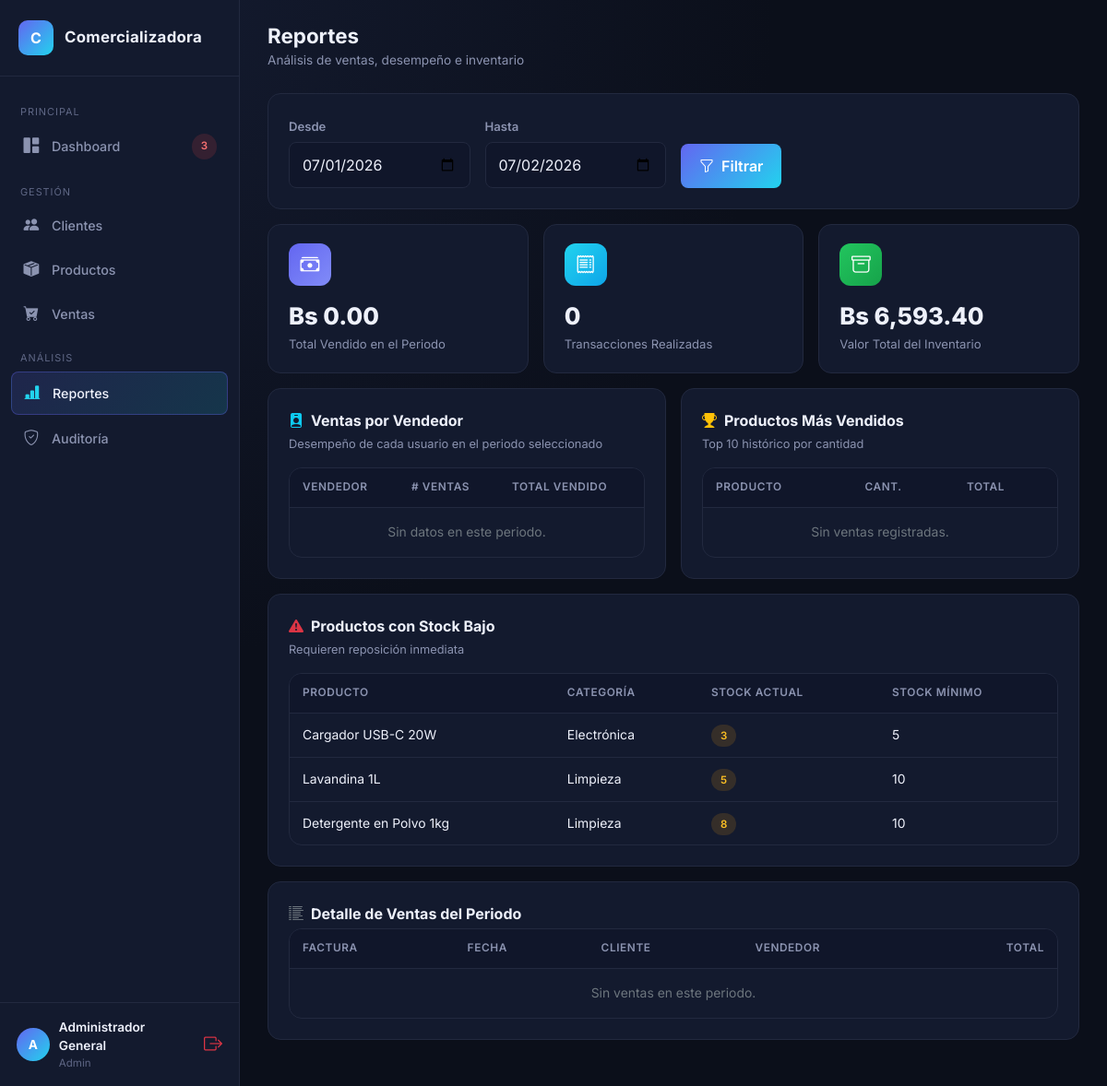
Page /reportes (signed in) on the committed database.
### tables this page shows
CREATE TABLE productos (
    id INT AUTO_INCREMENT PRIMARY KEY,
    codigo VARCHAR(30) NOT NULL UNIQUE,
    nombre VARCHAR(150) NOT NULL,
    descripcion VARCHAR(255) NULL,
    categoria_id INT NULL,
    precio_compra DECIMAL(10,2) NOT NULL DEFAULT 0,
    precio_venta DECIMAL(10,2) NOT NULL DEFAULT 0,
    stock INT NOT NULL DEFAULT 0,
    stock_minimo INT NOT NULL DEFAULT 10,
    imagen VARCHAR(255) NULL,
    estado TINYINT(1) NOT NULL DEFAULT 1,
    created_at DATETIME DEFAULT CURRENT_TIMESTAMP,
    updated_at DATETIME DEFAULT CURRENT_TIMESTAMP ON UPDATE CURRENT_TIMESTAMP,
    FOREIGN KEY (categoria_id) REFERENCES categorias(id) ON DELETE SET NULL
);

CREATE TABLE categorias (
    id INT AUTO_INCREMENT PRIMARY KEY,
    nombre VARCHAR(80) NOT NULL,
    descripcion VARCHAR(255) NULL
);

### app/controllers/ReportesController.php (called while the page is built, shortened)
<?php
class ReportesController extends Controller
{
    public function index()
    {
        $ventaModel = $this->model('Venta');
        $productoModel = $this->model('Producto');
        $desde = $_GET['desde'] ?? date('Y-m-01');
        $hasta = $_GET['hasta'] ?? date('Y-m-d');
        $data = [
            'desde'            => $desde,
            'hasta'            => $hasta,
            'ventasRango'      => $ventaModel->ventasPorRango($desde, $hasta),
            'ventasPorVendedor'=> $ventaModel->ventasPorVendedor($desde, $hasta),
            'masVendidos'      => $ventaModel->productosMasVendidos(10),
            'stockBajo'        => $productoModel->stockBajo(),
            'valorInventario'  => $productoModel->valorInventario(),
        ];
        $data['totalPeriodo'] = array_sum(array_column($data['ventasRango'], 'total'));
        $this->view('reportes/index', $data);
    }
}

### app/core/App.php (called while the page is built, shortened)
<?php
class App
{
    protected $method = 'index';
    public function __construct()
    {
        $url = $this->parseUrl();
        if (isset($url[0]) && $url[0] !== '') {
            $controllerName = ucfirst(strtolower($url[0])) . 'Controller';
            if (file_exists(APP_PATH . '/controllers/' . $controllerName . '.php')) {
                unset($url[0]);
            } else {
                $this->controller = 'ErrorController';
            }
        }
        $this->controller = new $this->controller();
        $this->params = $url ? array_values($url) : [];
        call_user_func_array([$this->controller, $this->method], $this->params);
    }
    private function parseUrl(): array
    {
        if (isset($_GET['url'])) {
            $url = trim($_GET['url'], '/');
            $url = preg_replace('/[^a-zA-Z0-9\/_\-]/', '', $url);
            return $url === '' ? [] : explode('/', $url);
        }
        return [];
    }
}

### index.php (called while the page is built, shortened)
<?php
require_once APP_PATH . '/config/Database.php';
require_once APP_PATH . '/core/Model.php';
require_once APP_PATH . '/core/Controller.php';
require_once APP_PATH . '/core/App.php';
$app = new App();

### app/core/Model.php (called while the page is built, shortened)
<?php
class Model
{
    public function __construct()
    {
        $this->db = Database::getConnection();
    }
}

### app/config/Database.php (called while the page is built)
<?php
class Database
{
    private static $host   = 'localhost';
    private static $dbname = 'comercializadora';
    private static $user   = 'root';
    private static $pass   = '';
    private static ?PDO $connection = null;
    public static function getConnection(): PDO
    {
        if (self::$connection === null) {
            try {
                $dsn = 'mysql:host=' . self::$host . ';dbname=' . self::$dbname . ';charset=utf8mb4';
                self::$connection = new PDO($dsn, self::$user, self::$pass, [
                    PDO::ATTR_ERRMODE            => PDO::ERRMODE_EXCEPTION,
                    PDO::ATTR_DEFAULT_FETCH_MODE  => PDO::FETCH_ASSOC,
                    PDO::ATTR_EMULATE_PREPARES    => false,
                ]);
            } catch (PDOException $e) {
                die('Error de conexión a la base de datos: ' . $e->getMessage());
            }
        }
        return self::$connection;
    }
}

### app/models/Producto.php (called while the page is built, shortened)
<?php
class Producto extends Model
{
    public function stockBajo()
    {
        $stmt = $this->db->query("SELECT p.*, c.nombre AS categoria_nombre
            FROM productos p LEFT JOIN categorias c ON c.id = p.categoria_id
            WHERE p.estado = 1 AND p.stock <= p.stock_minimo
            ORDER BY p.stock ASC");
        return $stmt->fetchAll();
    }
}

### app/models/Venta.php (called while the page is built, shortened)
<?php
class Venta extends Model
{
    public function ventasPorVendedor(?string $desde = null, ?string $hasta = null)
    {
        $sql = "SELECT u.nombre AS vendedor, COUNT(v.id) AS num_ventas, COALESCE(SUM(v.total),0) AS total_vendido
                FROM ventas v JOIN usuarios u ON u.id = v.usuario_id
                WHERE v.estado = 'completada'";
        $params = [];
        if ($desde) { $sql .= " AND v.fecha >= ?"; $params[] = $desde . ' 00:00:00'; }
        if ($hasta) { $sql .= " AND v.fecha <= ?"; $params[] = $hasta . ' 23:59:59'; }
        $sql .= " GROUP BY u.id ORDER BY total_vendido DESC";
        $stmt = $this->db->prepare($sql);
        $stmt->execute($params);
        return $stmt->fetchAll();
    }
    public function productosMasVendidos(int $limite = 10)
    {
        $sql = "SELECT p.nombre, p.imagen, SUM(vd.cantidad) AS cantidad_vendida, SUM(vd.subtotal) AS total_generado
                FROM venta_detalle vd
                JOIN productos p ON p.id = vd.producto_id
                JOIN ventas v ON v.id = vd.venta_id
                WHERE v.estado = 'completada'
                GROUP BY p.id ORDER BY cantidad_vendida DESC LIMIT $limite";
        return $this->db->query($sql)->fetchAll();
    }
    public function ventasPorRango(string $desde, string $hasta)
    {
        $stmt = $this->db->prepare("SELECT v.*, u.nombre AS vendedor_nombre,
                COALESCE(c.nombre, 'Consumidor Final') AS cliente_nombre
            FROM ventas v
            JOIN usuarios u ON u.id = v.usuario_id
            LEFT JOIN clientes c ON c.id = v.cliente_id
            WHERE v.fecha BETWEEN ? AND ?
            ORDER BY v.fecha DESC");
        $stmt->execute([$desde . ' 00:00:00', $hasta . ' 23:59:59']);
        return $stmt->fetchAll();
    }
}

### app/views/reportes/index.php (the view)
<div class="topbar">
    <div>
        <h2>Reportes</h2>
        <div class="breadcrumb-sub">Análisis de ventas, desempeño e inventario</div>
    </div>
</div>
<div class="card-panel mb-3">
    <form method="GET" class="row g-3 align-items-end">
        <div class="col-md-3">
            <label class="form-label">Desde</label>
            <input type="date" name="desde" class="form-control form-control-dark" value="<?= htmlspecialchars($desde) ?>">
        </div>
        <div class="col-md-3">
            <label class="form-label">Hasta</label>
            <input type="date" name="hasta" class="form-control form-control-dark" value="<?= htmlspecialchars($hasta) ?>">
        </div>
        <div class="col-md-3">
            <button type="submit" class="btn btn-gradient"><i class="bi bi-funnel me-1"></i> Filtrar</button>
        </div>
    </form>
</div>
<div class="row g-3 mb-3">
    <div class="col-md-4">
        <div class="stat-card">
            <div class="stat-icon icon-indigo"><i class="bi bi-cash-stack"></i></div>
            <div class="stat-value">Bs <?= number_format($totalPeriodo, 2) ?></div>
            <div class="stat-label">Total Vendido en el Periodo</div>
        </div>
    </div>
    <div class="col-md-4">
        <div class="stat-card">
            <div class="stat-icon icon-cyan"><i class="bi bi-receipt"></i></div>
            <div class="stat-value"><?= count($ventasRango) ?></div>
            <div class="stat-label">Transacciones Realizadas</div>
        </div>
    </div>
    <div class="col-md-4">
        <div class="stat-card">
            <div class="stat-icon icon-green"><i class="bi bi-archive"></i></div>
            <div class="stat-value">Bs <?= number_format($valorInventario, 2) ?></div>
            <div class="stat-label">Valor Total del Inventario</div>
        </div>
    </div>
</div>
<div class="row g-3 mb-3">
    <div class="col-lg-6">
        <div class="card-panel h-100">
            <div class="panel-title"><i class="bi bi-person-badge-fill text-info"></i> Ventas por Vendedor</div>
            <div class="panel-sub">Desempeño de cada usuario en el periodo seleccionado</div>
            <div class="table-responsive-wrap">
                <table class="table-dark-custom mb-0">
                    <thead><tr><th>Vendedor</th><th># Ventas</th><th>Total Vendido</th></tr></thead>
                    <tbody>
                    <?php if (empty($ventasPorVendedor)): ?>
                        <tr><td colspan="3" class="text-center text-secondary py-3">Sin datos en este periodo.</td></tr>
                    <?php else: foreach ($ventasPorVendedor as $vv): ?>
                        <tr>
                            <td><?= htmlspecialchars($vv['vendedor']) ?></td>
                            <td><?= $vv['num_ventas'] ?></td>
                            <td>Bs <?= number_format($vv['total_vendido'], 2) ?></td>
                        </tr>
                    <?php endforeach; endif; ?>
                    </tbody>
                </table>
            </div>
        </div>
    </div>
    <div class="col-lg-6">
        <div class="card-panel h-100">
            <div class="panel-title"><i class="bi bi-trophy-fill text-warning"></i> Productos Más Vendidos</div>
            <div class="panel-sub">Top 10 histórico por cantidad</div>
            <div class="table-responsive-wrap">
                <table class="table-dark-custom mb-0">
                    <thead><tr><th>Producto</th><th>Cant.</th><th>Total</th></tr></thead>
                    <tbody>
                    <?php if (empty($masVendidos)): ?>
                        <tr><td colspan="3" class="text-center text-secondary py-3">Sin ventas registradas.</td></tr>
                    <?php else: foreach ($masVendidos as $mv): ?>
                        <tr>
                            <td><?= htmlspecialchars($mv['nombre']) ?></td>
                            <td><?= (int)$mv['cantidad_vendida'] ?></td>
                            <td>Bs <?= number_format($mv['total_generado'], 2) ?></td>
                        </tr>
                    <?php endforeach; endif; ?>
                    </tbody>
                </table>
            </div>
        </div>
    </div>
</div>
<div class="card-panel mb-3">
    <div class="panel-title"><i class="bi bi-exclamation-triangle-fill text-danger"></i> Productos con Stock Bajo</div>
    <div class="panel-sub">Requieren reposición inmediata</div>
    <div class="table-responsive-wrap">
        <table class="table-dark-custom mb-0">
            <thead><tr><th>Producto</th><th>Categoría</th><th>Stock Actual</th><th>Stock Mínimo</th></tr></thead>
            <tbody>
            <?php if (empty($stockBajo)): ?>
                <tr><td colspan="4" class="text-center text-secondary py-3">Inventario en niveles saludables.</td></tr>
            <?php else: foreach ($stockBajo as $sb): ?>
                <tr>
                    <td><?= htmlspecialchars($sb['nombre']) ?></td>
                    <td><?= htmlspecialchars($sb['categoria_nombre'] ?: '—') ?></td>
                    <td><span class="badge-soft <?= $sb['stock'] == 0 ? 'badge-danger-soft' : 'badge-warning-soft' ?>"><?= $sb['stock'] ?></span></td>
                    <td><?= $sb['stock_minimo'] ?></td>
                </tr>
            <?php endforeach; endif; ?>
            </tbody>
        </table>
    </div>
</div>
<div class="card-panel">
    <div class="panel-title"><i class="bi bi-list-columns-reverse text-secondary"></i> Detalle de Ventas del Periodo</div>
    <div class="table-responsive-wrap">
        <table class="table-dark-custom mb-0">
            <thead><tr><th>Factura</th><th>Fecha</th><th>Cliente</th><th>Vendedor</th><th class="text-end">Total</th></tr></thead>
            <tbody>
            <?php if (empty($ventasRango)): ?>
                <tr><td colspan="5" class="text-center text-secondary py-3">Sin ventas en este periodo.</td></tr>
            <?php else: foreach ($ventasRango as $v): ?>
                <tr>
                    <td><code><?= htmlspecialchars($v['numero_factura']) ?></code></td>
                    <td><?= date('d/m/Y H:i', strtotime($v['fecha'])) ?></td>
                    <td><?= htmlspecialchars($v['cliente_nombre']) ?></td>
                    <td><?= htmlspecialchars($v['vendedor_nombre']) ?></td>
                    <td class="text-end">Bs <?= number_format($v['total'], 2) ?></td>
                </tr>
            <?php endforeach; endif; ?>
            </tbody>
        </table>
    </div>
</div>

### public/css/style.css (style rules this page uses)
:root { --bg-primary: #0b0f1a; --bg-secondary: #10162a; --bg-card: #131a2e; --bg-card-hover: #171f38; --border-color: #22293f; --text-primary: #eef1fb; --text-secondary: #8b93b0; --text-muted: #5f6785; --accent-primary: #6366f1; --accent-secondary: #22d3ee; --accent-gradient: linear-gradient(135deg, #6366f1 0%, #22d3ee 100%); --accent-gradient-soft: linear-gradient(135deg, rgba(99,102,241,.15) 0%, rgba(34,211,238,.15) 100%); --success: #22c55e; --warning: #f59e0b; --danger: #ef4444; --info: #38bdf8; --radius: 14px; --radius-sm: 8px; --shadow-soft: 0 10px 30px rgba(0,0,0,.35); --sidebar-width: 260px; }
* { box-sizing: border-box; }
body { background: radial-gradient(circle at 10% 0%, #141b30 0%, var(--bg-primary) 45%) fixed; color: var(--text-primary); font-family: 'Inter', 'Segoe UI', sans-serif; min-height: 100vh; }
.form-control-dark { background: var(--bg-secondary) !important; border: 1px solid var(--border-color) !important; color: var(--text-primary) !important; border-radius: var(--radius-sm) !important; padding: 12px 14px !important; }
.form-control-dark::placeholder { color: var(--text-muted); }
.btn-gradient { background: var(--accent-gradient); border: none; color: #fff; font-weight: 600; border-radius: var(--radius-sm); padding: 12px 20px; transition: transform .15s ease, box-shadow .15s ease; }
.topbar { display: flex; align-items: center; justify-content: space-between; margin-bottom: 26px; flex-wrap: wrap; gap: 12px; }
.topbar h2 { font-weight: 700; font-size: 1.4rem; margin: 0; }
.topbar .breadcrumb-sub { color: var(--text-secondary); font-size: .85rem; margin-top: 2px; }
.stat-card { background: var(--bg-card); border: 1px solid var(--border-color); border-radius: var(--radius); padding: 20px 22px; position: relative; overflow: hidden; height: 100%; }
.stat-card .stat-icon { width: 46px; height: 46px; border-radius: 12px; display: flex; align-items: center; justify-content: center; font-size: 1.3rem; margin-bottom: 14px; color: #fff; }
.stat-card .stat-value { font-size: 1.6rem; font-weight: 800; margin-bottom: 2px; }
.stat-card .stat-label { color: var(--text-secondary); font-size: .82rem; }
.icon-indigo { background: linear-gradient(135deg,#6366f1,#818cf8); }
.icon-cyan { background: linear-gradient(135deg,#22d3ee,#0ea5e9); }
.icon-green { background: linear-gradient(135deg,#22c55e,#16a34a); }
.card-panel { background: var(--bg-card); border: 1px solid var(--border-color); border-radius: var(--radius); padding: 22px; }
.card-panel .panel-title { font-weight: 700; font-size: 1rem; margin-bottom: 4px; display: flex; align-items: center; gap: 8px; }
.card-panel .panel-sub { color: var(--text-secondary); font-size: .8rem; margin-bottom: 16px; }
.table-dark-custom { width: 100%; border-collapse: separate; border-spacing: 0; }
.table-dark-custom thead th { background: var(--bg-secondary); color: var(--text-secondary); font-size: .74rem; text-transform: uppercase; letter-spacing: .6px; font-weight: 600; padding: 12px 14px; border-bottom: 1px solid var(--border-color); white-space: nowrap; }
.table-dark-custom tbody td { padding: 13px 14px; border-bottom: 1px solid var(--border-color); font-size: .87rem; color: var(--text-primary); vertical-align: middle; }
.table-dark-custom tbody tr:last-child td { border-bottom: none; }
.table-responsive-wrap { overflow-x: auto; border-radius: var(--radius); border: 1px solid var(--border-color); }
.badge-soft { padding: 5px 10px; border-radius: 20px; font-size: .72rem; font-weight: 600; }
.badge-warning-soft { background: rgba(245,158,11,.15); color: #fbbf24; }
.form-label { color: var(--text-secondary); font-size: .82rem; font-weight: 600; margin-bottom: 6px; }

### rows in the picture
productos: nombre "Cargador USB-C 20W", categoria.nombre "Electrónica", stock "3", stock_minimo "5"
productos: nombre "Lavandina 1L", categoria.nombre "Limpieza", stock "5", stock_minimo "10"
productos: nombre "Detergente en Polvo 1kg", categoria.nombre "Limpieza", stock "8", stock_minimo "10"

### other values in the picture
count($__stockBajoHeader) "3"
substr($_SESSION['usuario_nombre'] ?? 'U', 0, 1) "A"
$_SESSION['usuario_nombre'] "Administrador General"
$_SESSION['usuario_rol'] "Admin"
$totalPeriodo "0.00"
count($ventasRango) "0"
$valorInventario "6,593.40"
